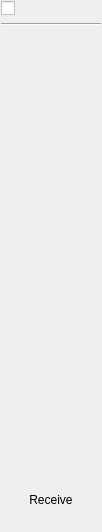
<?xml version="1.0" encoding="UTF-8"?>
<ui version="4.0">
 <class>MultiStrip</class>
 <widget class="Frame" name="MultiStrip">
  <property name="geometry">
   <rect>
    <x>0</x>
    <y>0</y>
    <width>102</width>
    <height>532</height>
   </rect>
  </property>
  <property name="acceptDrops">
   <bool>true</bool>
  </property>
  <property name="windowTitle">
   <string>Form</string>
  </property>
  <property name="label" stdset="0">
   <string>1</string>
  </property>
  <property name="labelPos" stdset="0">
   <enum>Qt::TopRightCorner</enum>
  </property>
  <property name="marginOverride" stdset="0">
   <bool>true</bool>
  </property>
  <layout class="QVBoxLayout" name="verticalLayout" stretch="0,0,0,0,0,0,8,0,0,0,4,0,0">
   <property name="spacing">
    <number>2</number>
   </property>
   <property name="margin">
    <number>1</number>
   </property>
   <item>
    <widget class="PartCheckBox" name="selectChk">
     <property name="focusPolicy">
      <enum>Qt::NoFocus</enum>
     </property>
    </widget>
   </item>
   <item alignment="Qt::AlignLeft">
    <widget class="SquareButton" name="playBtn">
     <property name="sizePolicy">
      <sizepolicy hsizetype="Maximum" vsizetype="Maximum">
       <horstretch>0</horstretch>
       <verstretch>0</verstretch>
      </sizepolicy>
     </property>
     <property name="label" stdset="0">
      <string>PLAY</string>
     </property>
     <property name="labelTextAlign" stdset="0">
      <set>Qt::AlignRight|Qt::AlignTrailing|Qt::AlignVCenter</set>
     </property>
     <property name="labelPos" stdset="0">
      <enum>Qt::RightDockWidgetArea</enum>
     </property>
     <property name="hWidgetSizePolicy" stdset="0">
      <number>4</number>
     </property>
     <property name="vWidgetSizePolicy" stdset="0">
      <number>4</number>
     </property>
     <property name="minimumWidgetSize" stdset="0">
      <size>
       <width>8</width>
       <height>18</height>
      </size>
     </property>
     <property name="maximumWidgetSize" stdset="0">
      <size>
       <width>16777215</width>
       <height>18</height>
      </size>
     </property>
     <property name="switchable" stdset="0">
      <bool>true</bool>
     </property>
     <property name="switched" stdset="0">
      <bool>true</bool>
     </property>
     <property name="fullMode" stdset="0">
      <bool>true</bool>
     </property>
     <property name="icon" stdset="0">
      <iconset theme="media-playback-start">
       <normaloff/>
      </iconset>
     </property>
    </widget>
   </item>
   <item>
    <widget class="Line" name="line">
     <property name="minimumSize">
      <size>
       <width>0</width>
       <height>8</height>
      </size>
     </property>
     <property name="orientation">
      <enum>Qt::Horizontal</enum>
     </property>
    </widget>
   </item>
   <item>
    <widget class="Combo" name="channelCombo">
     <property name="label" stdset="0">
      <string/>
     </property>
     <property name="labelPos" stdset="0">
      <enum>Qt::TopDockWidgetArea</enum>
     </property>
     <property name="valueList" stdset="0">
      <stringlist>
       <string>Global</string>
       <string>Omni</string>
       <string>Ch 1</string>
       <string>Ch 2</string>
       <string>Ch 3</string>
       <string>Ch 4</string>
       <string>Ch 5</string>
       <string>Ch 6</string>
       <string>Ch 7</string>
       <string>Ch 8</string>
       <string>Ch 9</string>
       <string>Ch 10</string>
       <string>Ch 11</string>
       <string>Ch 12</string>
       <string>Ch 13</string>
       <string>Ch 14</string>
       <string>Ch 15</string>
       <string>Ch 16</string>
      </stringlist>
     </property>
    </widget>
   </item>
   <item>
    <widget class="Combo" name="bankCombo">
     <property name="label" stdset="0">
      <string/>
     </property>
     <property name="valueList" stdset="0">
      <stringlist>
       <string>Bank A</string>
       <string>Bank B</string>
       <string>Bank C</string>
       <string>Bank D</string>
       <string>Bank E</string>
       <string>Bank F</string>
       <string>Bank G</string>
       <string>Bank H</string>
      </stringlist>
     </property>
    </widget>
   </item>
   <item>
    <widget class="Combo" name="progCombo">
     <property name="label" stdset="0">
      <string/>
     </property>
    </widget>
   </item>
   <item>
    <widget class="Slider" name="volumeSlider">
     <property name="sizePolicy">
      <sizepolicy hsizetype="Preferred" vsizetype="Expanding">
       <horstretch>0</horstretch>
       <verstretch>0</verstretch>
      </sizepolicy>
     </property>
     <property name="label" stdset="0">
      <string>Volume</string>
     </property>
     <property name="hWidgetSizePolicy" stdset="0">
      <number>7</number>
     </property>
     <property name="vWidgetSizePolicy" stdset="0">
      <number>7</number>
     </property>
     <property name="defaultValue" stdset="0">
      <number>100</number>
     </property>
     <property name="value" stdset="0">
      <number>100</number>
     </property>
     <property name="colorCurve" stdset="0">
      <number>5</number>
     </property>
    </widget>
   </item>
   <item>
    <widget class="Slider" name="panSlider">
     <property name="sizePolicy">
      <sizepolicy hsizetype="Preferred" vsizetype="Maximum">
       <horstretch>0</horstretch>
       <verstretch>0</verstretch>
      </sizepolicy>
     </property>
     <property name="label" stdset="0">
      <string>Panning</string>
     </property>
     <property name="defaultValue" stdset="0">
      <number>64</number>
     </property>
     <property name="orientation" stdset="0">
      <enum>Qt::Horizontal</enum>
     </property>
     <property name="value" stdset="0">
      <number>64</number>
     </property>
     <property name="centerGradient" stdset="0">
      <bool>true</bool>
     </property>
    </widget>
   </item>
   <item>
    <widget class="Section" name="section_2">
     <property name="sizePolicy">
      <sizepolicy hsizetype="Ignored" vsizetype="Maximum">
       <horstretch>0</horstretch>
       <verstretch>0</verstretch>
      </sizepolicy>
     </property>
     <layout class="QHBoxLayout" name="horizontalLayout_2">
      <property name="spacing">
       <number>4</number>
      </property>
      <property name="leftMargin">
       <number>1</number>
      </property>
      <property name="topMargin">
       <number>4</number>
      </property>
      <property name="rightMargin">
       <number>1</number>
      </property>
      <property name="bottomMargin">
       <number>1</number>
      </property>
      <item>
       <widget class="Dial" name="transposeDial">
        <property name="label" stdset="0">
         <string>Transp</string>
        </property>
        <property name="value" stdset="0">
         <number>64</number>
        </property>
        <property name="defaultValue" stdset="0">
         <number>64</number>
        </property>
       </widget>
      </item>
      <item>
       <widget class="Dial" name="detuneDial">
        <property name="label" stdset="0">
         <string>Detune</string>
        </property>
        <property name="value" stdset="0">
         <number>64</number>
        </property>
        <property name="defaultValue" stdset="0">
         <number>64</number>
        </property>
       </widget>
      </item>
     </layout>
    </widget>
   </item>
   <item>
    <spacer name="verticalSpacer">
     <property name="orientation">
      <enum>Qt::Vertical</enum>
     </property>
     <property name="sizeType">
      <enum>QSizePolicy::Preferred</enum>
     </property>
     <property name="sizeHint" stdset="0">
      <size>
       <width>20</width>
       <height>8</height>
      </size>
     </property>
    </spacer>
   </item>
   <item>
    <widget class="Section" name="rangeSection">
     <property name="sizePolicy">
      <sizepolicy hsizetype="Preferred" vsizetype="Preferred">
       <horstretch>0</horstretch>
       <verstretch>0</verstretch>
      </sizepolicy>
     </property>
     <layout class="QGridLayout" name="gridLayout">
      <property name="margin">
       <number>1</number>
      </property>
      <property name="spacing">
       <number>4</number>
      </property>
      <item row="2" column="1">
       <widget class="Dial" name="highVelDial">
        <property name="sizePolicy">
         <sizepolicy hsizetype="Expanding" vsizetype="Maximum">
          <horstretch>0</horstretch>
          <verstretch>0</verstretch>
         </sizepolicy>
        </property>
        <property name="label" stdset="0">
         <string>High</string>
        </property>
        <property name="hWidgetSizePolicy" stdset="0">
         <number>7</number>
        </property>
        <property name="value" stdset="0">
         <number>127</number>
        </property>
        <property name="defaultValue" stdset="0">
         <number>127</number>
        </property>
       </widget>
      </item>
      <item row="4" column="0">
       <widget class="Dial" name="lowKeyDial">
        <property name="sizePolicy">
         <sizepolicy hsizetype="Expanding" vsizetype="Maximum">
          <horstretch>0</horstretch>
          <verstretch>0</verstretch>
         </sizepolicy>
        </property>
        <property name="label" stdset="0">
         <string>Low</string>
        </property>
        <property name="hWidgetSizePolicy" stdset="0">
         <number>7</number>
        </property>
       </widget>
      </item>
      <item row="2" column="0">
       <widget class="Dial" name="lowVelDial">
        <property name="sizePolicy">
         <sizepolicy hsizetype="Expanding" vsizetype="Maximum">
          <horstretch>0</horstretch>
          <verstretch>0</verstretch>
         </sizepolicy>
        </property>
        <property name="label" stdset="0">
         <string>Low</string>
        </property>
        <property name="hWidgetSizePolicy" stdset="0">
         <number>7</number>
        </property>
       </widget>
      </item>
      <item row="4" column="1">
       <widget class="Dial" name="highKeyDial">
        <property name="sizePolicy">
         <sizepolicy hsizetype="Expanding" vsizetype="Maximum">
          <horstretch>0</horstretch>
          <verstretch>0</verstretch>
         </sizepolicy>
        </property>
        <property name="label" stdset="0">
         <string>High</string>
        </property>
        <property name="hWidgetSizePolicy" stdset="0">
         <number>7</number>
        </property>
        <property name="value" stdset="0">
         <number>127</number>
        </property>
        <property name="defaultValue" stdset="0">
         <number>127</number>
        </property>
       </widget>
      </item>
      <item row="1" column="0" colspan="2">
       <widget class="SquareButton" name="velocityBtn">
        <property name="sizePolicy">
         <sizepolicy hsizetype="Preferred" vsizetype="Preferred">
          <horstretch>0</horstretch>
          <verstretch>0</verstretch>
         </sizepolicy>
        </property>
        <property name="labelPos" stdset="0">
         <enum>Qt::RightDockWidgetArea</enum>
        </property>
        <property name="hWidgetSizePolicy" stdset="0">
         <number>7</number>
        </property>
        <property name="vWidgetSizePolicy" stdset="0">
         <number>5</number>
        </property>
        <property name="minimumWidgetSize" stdset="0">
         <size>
          <width>28</width>
          <height>12</height>
         </size>
        </property>
        <property name="maximumWidgetSize" stdset="0">
         <size>
          <width>16777215</width>
          <height>24</height>
         </size>
        </property>
        <property name="insideText" stdset="0">
         <string>Velo.</string>
        </property>
        <property name="icon" stdset="0">
         <iconset theme="document-edit">
          <normaloff/>
         </iconset>
        </property>
       </widget>
      </item>
      <item row="3" column="0" colspan="2">
       <widget class="SquareButton" name="keyBtn">
        <property name="sizePolicy">
         <sizepolicy hsizetype="Preferred" vsizetype="Preferred">
          <horstretch>0</horstretch>
          <verstretch>0</verstretch>
         </sizepolicy>
        </property>
        <property name="labelPos" stdset="0">
         <enum>Qt::RightDockWidgetArea</enum>
        </property>
        <property name="hWidgetSizePolicy" stdset="0">
         <number>7</number>
        </property>
        <property name="vWidgetSizePolicy" stdset="0">
         <number>5</number>
        </property>
        <property name="minimumWidgetSize" stdset="0">
         <size>
          <width>28</width>
          <height>12</height>
         </size>
        </property>
        <property name="maximumWidgetSize" stdset="0">
         <size>
          <width>16777215</width>
          <height>24</height>
         </size>
        </property>
        <property name="insideText" stdset="0">
         <string>Keys</string>
        </property>
        <property name="icon" stdset="0">
         <iconset theme="document-edit">
          <normaloff/>
         </iconset>
        </property>
       </widget>
      </item>
     </layout>
    </widget>
   </item>
   <item>
    <widget class="Section" name="section_3">
     <property name="sizePolicy">
      <sizepolicy hsizetype="Ignored" vsizetype="Maximum">
       <horstretch>0</horstretch>
       <verstretch>0</verstretch>
      </sizepolicy>
     </property>
     <layout class="QVBoxLayout" name="verticalLayout_2">
      <property name="spacing">
       <number>4</number>
      </property>
      <property name="margin">
       <number>2</number>
      </property>
      <item>
       <widget class="QLabel" name="receiveLbl">
        <property name="text">
         <string>Receive</string>
        </property>
        <property name="alignment">
         <set>Qt::AlignCenter</set>
        </property>
       </widget>
      </item>
      <item>
       <widget class="SquareButton" name="midiBtn">
        <property name="sizePolicy">
         <sizepolicy hsizetype="Expanding" vsizetype="Preferred">
          <horstretch>0</horstretch>
          <verstretch>0</verstretch>
         </sizepolicy>
        </property>
        <property name="label" stdset="0">
         <string/>
        </property>
        <property name="hWidgetSizePolicy" stdset="0">
         <number>7</number>
        </property>
        <property name="vWidgetSizePolicy" stdset="0">
         <number>4</number>
        </property>
        <property name="maximumWidgetSize" stdset="0">
         <size>
          <width>16777215</width>
          <height>16</height>
         </size>
        </property>
        <property name="switchable" stdset="0">
         <bool>true</bool>
        </property>
        <property name="switched" stdset="0">
         <bool>true</bool>
        </property>
        <property name="insideText" stdset="0">
         <string>MIDI</string>
        </property>
       </widget>
      </item>
      <item>
       <widget class="SquareButton" name="usbBtn">
        <property name="sizePolicy">
         <sizepolicy hsizetype="Expanding" vsizetype="Preferred">
          <horstretch>0</horstretch>
          <verstretch>0</verstretch>
         </sizepolicy>
        </property>
        <property name="label" stdset="0">
         <string/>
        </property>
        <property name="hWidgetSizePolicy" stdset="0">
         <number>7</number>
        </property>
        <property name="vWidgetSizePolicy" stdset="0">
         <number>4</number>
        </property>
        <property name="maximumWidgetSize" stdset="0">
         <size>
          <width>16777215</width>
          <height>16</height>
         </size>
        </property>
        <property name="switchable" stdset="0">
         <bool>true</bool>
        </property>
        <property name="switched" stdset="0">
         <bool>true</bool>
        </property>
        <property name="insideText" stdset="0">
         <string>USB</string>
        </property>
       </widget>
      </item>
      <item>
       <widget class="SquareButton" name="localBtn">
        <property name="label" stdset="0">
         <string/>
        </property>
        <property name="hWidgetSizePolicy" stdset="0">
         <number>7</number>
        </property>
        <property name="vWidgetSizePolicy" stdset="0">
         <number>4</number>
        </property>
        <property name="maximumWidgetSize" stdset="0">
         <size>
          <width>16777215</width>
          <height>16</height>
         </size>
        </property>
        <property name="switchable" stdset="0">
         <bool>true</bool>
        </property>
        <property name="switched" stdset="0">
         <bool>true</bool>
        </property>
        <property name="insideText" stdset="0">
         <string>Local</string>
        </property>
       </widget>
      </item>
     </layout>
    </widget>
   </item>
   <item>
    <layout class="QGridLayout" name="switchLayout">
     <property name="horizontalSpacing">
      <number>1</number>
     </property>
     <property name="verticalSpacing">
      <number>4</number>
     </property>
     <property name="margin">
      <number>0</number>
     </property>
     <item row="1" column="0">
      <widget class="SquareButton" name="sustainBtn">
       <property name="sizePolicy">
        <sizepolicy hsizetype="Preferred" vsizetype="Maximum">
         <horstretch>0</horstretch>
         <verstretch>0</verstretch>
        </sizepolicy>
       </property>
       <property name="label" stdset="0">
        <string/>
       </property>
       <property name="hWidgetSizePolicy" stdset="0">
        <number>5</number>
       </property>
       <property name="vWidgetSizePolicy" stdset="0">
        <number>4</number>
       </property>
       <property name="maximumWidgetSize" stdset="0">
        <size>
         <width>80</width>
         <height>16</height>
        </size>
       </property>
       <property name="switchable" stdset="0">
        <bool>true</bool>
       </property>
       <property name="switched" stdset="0">
        <bool>true</bool>
       </property>
       <property name="insideText" stdset="0">
        <string>Sus</string>
       </property>
      </widget>
     </item>
     <item row="0" column="0">
      <widget class="SquareButton" name="modBtn">
       <property name="sizePolicy">
        <sizepolicy hsizetype="Preferred" vsizetype="Maximum">
         <horstretch>0</horstretch>
         <verstretch>0</verstretch>
        </sizepolicy>
       </property>
       <property name="label" stdset="0">
        <string/>
       </property>
       <property name="hWidgetSizePolicy" stdset="0">
        <number>5</number>
       </property>
       <property name="vWidgetSizePolicy" stdset="0">
        <number>4</number>
       </property>
       <property name="maximumWidgetSize" stdset="0">
        <size>
         <width>80</width>
         <height>16</height>
        </size>
       </property>
       <property name="switchable" stdset="0">
        <bool>true</bool>
       </property>
       <property name="switched" stdset="0">
        <bool>true</bool>
       </property>
       <property name="insideText" stdset="0">
        <string>Mod</string>
       </property>
      </widget>
     </item>
     <item row="0" column="1">
      <widget class="SquareButton" name="pitchBtn">
       <property name="sizePolicy">
        <sizepolicy hsizetype="Preferred" vsizetype="Maximum">
         <horstretch>0</horstretch>
         <verstretch>0</verstretch>
        </sizepolicy>
       </property>
       <property name="label" stdset="0">
        <string/>
       </property>
       <property name="hWidgetSizePolicy" stdset="0">
        <number>5</number>
       </property>
       <property name="vWidgetSizePolicy" stdset="0">
        <number>4</number>
       </property>
       <property name="maximumWidgetSize" stdset="0">
        <size>
         <width>80</width>
         <height>16</height>
        </size>
       </property>
       <property name="switchable" stdset="0">
        <bool>true</bool>
       </property>
       <property name="switched" stdset="0">
        <bool>true</bool>
       </property>
       <property name="insideText" stdset="0">
        <string>Pitch</string>
       </property>
      </widget>
     </item>
     <item row="1" column="1">
      <widget class="SquareButton" name="pressureBtn">
       <property name="sizePolicy">
        <sizepolicy hsizetype="Preferred" vsizetype="Maximum">
         <horstretch>0</horstretch>
         <verstretch>0</verstretch>
        </sizepolicy>
       </property>
       <property name="label" stdset="0">
        <string/>
       </property>
       <property name="hWidgetSizePolicy" stdset="0">
        <number>5</number>
       </property>
       <property name="vWidgetSizePolicy" stdset="0">
        <number>4</number>
       </property>
       <property name="maximumWidgetSize" stdset="0">
        <size>
         <width>80</width>
         <height>16</height>
        </size>
       </property>
       <property name="switchable" stdset="0">
        <bool>true</bool>
       </property>
       <property name="switched" stdset="0">
        <bool>true</bool>
       </property>
       <property name="insideText" stdset="0">
        <string>Press</string>
       </property>
      </widget>
     </item>
     <item row="2" column="0">
      <widget class="SquareButton" name="editsBtn">
       <property name="sizePolicy">
        <sizepolicy hsizetype="Preferred" vsizetype="Maximum">
         <horstretch>0</horstretch>
         <verstretch>0</verstretch>
        </sizepolicy>
       </property>
       <property name="label" stdset="0">
        <string/>
       </property>
       <property name="hWidgetSizePolicy" stdset="0">
        <number>5</number>
       </property>
       <property name="vWidgetSizePolicy" stdset="0">
        <number>4</number>
       </property>
       <property name="maximumWidgetSize" stdset="0">
        <size>
         <width>80</width>
         <height>16</height>
        </size>
       </property>
       <property name="switchable" stdset="0">
        <bool>true</bool>
       </property>
       <property name="switched" stdset="0">
        <bool>true</bool>
       </property>
       <property name="insideText" stdset="0">
        <string>Edits</string>
       </property>
      </widget>
     </item>
     <item row="2" column="1">
      <widget class="SquareButton" name="progChangeBtn">
       <property name="sizePolicy">
        <sizepolicy hsizetype="Preferred" vsizetype="Maximum">
         <horstretch>0</horstretch>
         <verstretch>0</verstretch>
        </sizepolicy>
       </property>
       <property name="label" stdset="0">
        <string/>
       </property>
       <property name="hWidgetSizePolicy" stdset="0">
        <number>5</number>
       </property>
       <property name="vWidgetSizePolicy" stdset="0">
        <number>4</number>
       </property>
       <property name="maximumWidgetSize" stdset="0">
        <size>
         <width>80</width>
         <height>16</height>
        </size>
       </property>
       <property name="switchable" stdset="0">
        <bool>true</bool>
       </property>
       <property name="switched" stdset="0">
        <bool>true</bool>
       </property>
       <property name="insideText" stdset="0">
        <string>Prog</string>
       </property>
      </widget>
     </item>
    </layout>
   </item>
  </layout>
 </widget>
 <customwidgets>
  <customwidget>
   <class>Combo</class>
   <extends>QWidget</extends>
   <header>combo</header>
  </customwidget>
  <customwidget>
   <class>Dial</class>
   <extends>QWidget</extends>
   <header>dial</header>
  </customwidget>
  <customwidget>
   <class>Frame</class>
   <extends>QFrame</extends>
   <header>frame</header>
   <container>1</container>
  </customwidget>
  <customwidget>
   <class>Section</class>
   <extends>QWidget</extends>
   <header>frame</header>
   <container>1</container>
  </customwidget>
  <customwidget>
   <class>Slider</class>
   <extends>QWidget</extends>
   <header>slider</header>
   <container>1</container>
  </customwidget>
  <customwidget>
   <class>SquareButton</class>
   <extends>QWidget</extends>
   <header>squarebutton</header>
  </customwidget>
  <customwidget>
   <class>PartCheckBox</class>
   <extends>QCheckBox</extends>
   <header>bigglesworth.widgets.multieditor</header>
  </customwidget>
 </customwidgets>
 <resources/>
 <connections/>
</ui>
